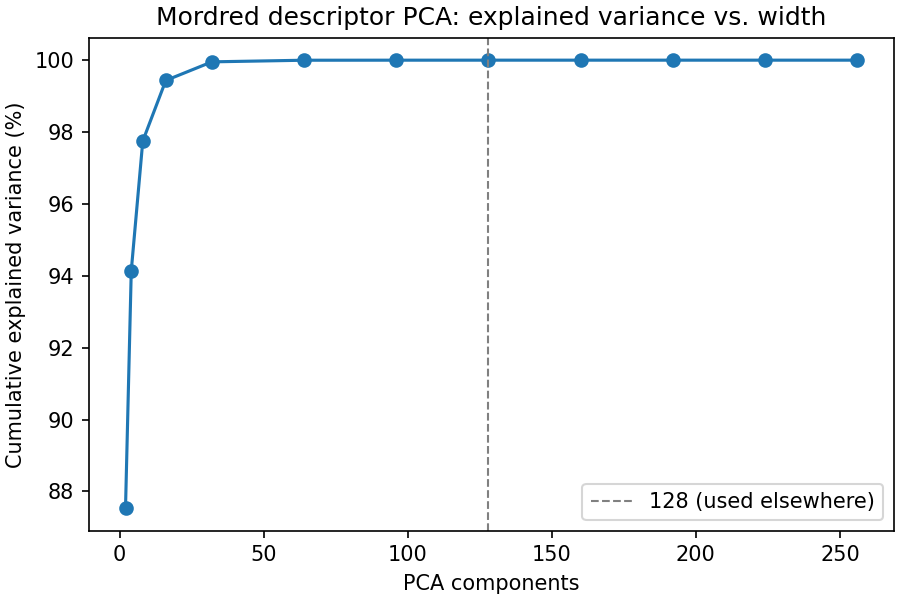

Write Python code to recreate this figure.
"""Sweep PCA width on cached Mordred descriptors and plot cumulative explained variance.

`reporting/blogpost.md`'s PCA-compression section claims a specific explained-variance
figure for the 128-component width used elsewhere in the sweeps; this script checks that
claim by fitting PCA at a range of widths from 2 to 256 components on the same
median-imputed, unstandardized Mordred descriptor block (`data/descriptor_cache.parquet`,
`mordred_*` columns) and reporting cumulative explained variance at each width.

Run with:
    python descriptor_pca_variance_sweep.py
"""

from __future__ import annotations

from pathlib import Path

import matplotlib.pyplot as plt
import numpy as np
import pandas as pd
from sklearn.decomposition import PCA
from sklearn.impute import SimpleImputer

_DESCRIPTOR_CACHE = Path("data/descriptor_cache.parquet")
_PCA_WIDTHS = [2, 4, 8, 16, 32, 64, 96, 128, 160, 192, 224, 256]
_SEED = 0


def _load_mordred_descriptors() -> np.ndarray:
    """Return the raw, median-imputed Mordred descriptor block."""
    cache = pd.read_parquet(_DESCRIPTOR_CACHE)
    mordred = cache[[c for c in cache.columns if c.startswith("mordred_")]]
    all_nan = mordred.columns[mordred.isna().all()]
    mordred = mordred.drop(columns=all_nan)
    values = mordred.to_numpy(dtype=np.float64)
    return SimpleImputer(strategy="median").fit_transform(values)


def main() -> None:
    """Fit PCA at each width in `_PCA_WIDTHS` and report/plot cumulative explained variance."""
    descriptors = _load_mordred_descriptors()
    print(f"Mordred descriptor block: {descriptors.shape[0]} compounds x {descriptors.shape[1]} columns")

    explained = []
    for width in _PCA_WIDTHS:
        pca = PCA(n_components=width, random_state=_SEED).fit(descriptors)
        ratio = float(pca.explained_variance_ratio_.sum())
        explained.append(ratio)
        print(f"  {width:>4d} components: {100 * ratio:9.5f}% cumulative explained variance")

    fig, ax = plt.subplots(figsize=(6, 4), constrained_layout=True)
    ax.plot(_PCA_WIDTHS, [100 * e for e in explained], marker="o")
    ax.axvline(128, color="gray", linestyle="--", linewidth=1, label="128 (used elsewhere)")
    ax.set_xlabel("PCA components")
    ax.set_ylabel("Cumulative explained variance (%)")
    ax.set_title("Mordred descriptor PCA: explained variance vs. width")
    ax.legend()
    out_path = Path("descriptor_pca_variance_sweep.png")
    fig.savefig(out_path, dpi=150)
    print(f"Wrote {out_path}")


if __name__ == "__main__":
    main()
